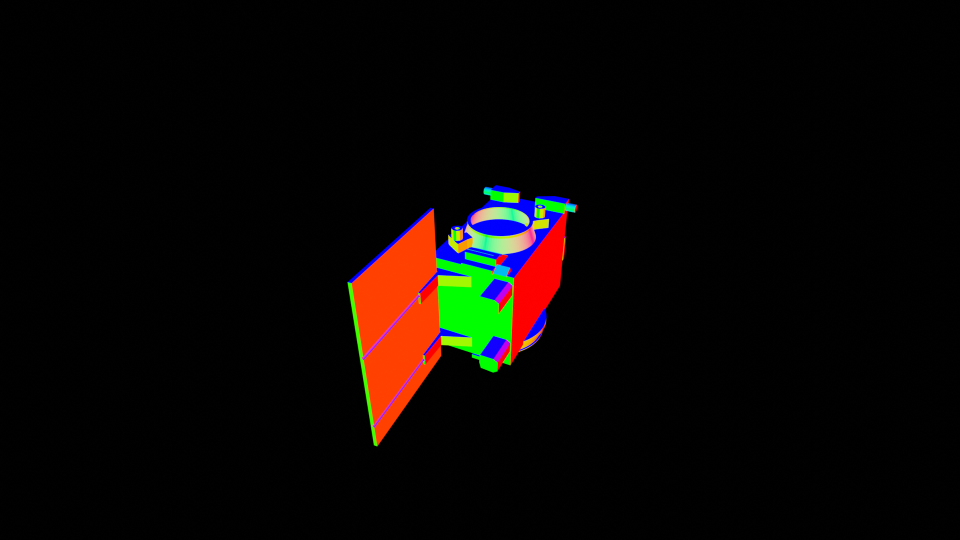
#> input picture python-version/test_images/0.363_-0.759_0.541.png, 1920 x 1080 px, found by its file name (shown at 1/2 size)
$ python CalculateRoll2.py test_images/0.363_-0.759_0.541.png
#> lines starting #> are read from the running program, lines starting #| are printed output that depends on the picture; after the words box and inside, x2 and y2 are one past the last pixel; in counts of white or black regions, pixels touching at a corner belong together; long printed decimals are rounded
import numpy as np
import matplotlib.pyplot as plt
import sys
import math
import cv2 as cv


def main(argv):
    img_name = "..blender\\0.363_-0.759_0.541.png"
    # read image as grayscale image
    img = cv.imread(img_name, cv.IMREAD_GRAYSCALE)
#> img: shape (1080, 1920); min 0, max 211, mean 7.1
    # gaussian blur the image
    img = cv.GaussianBlur(img, (5, 5), 0)

    img_name2 = "..blender\\0.369_-0.548_0.751.png"
    # read image as grayscale image
    img2 = cv.imread(img_name2, cv.IMREAD_GRAYSCALE)
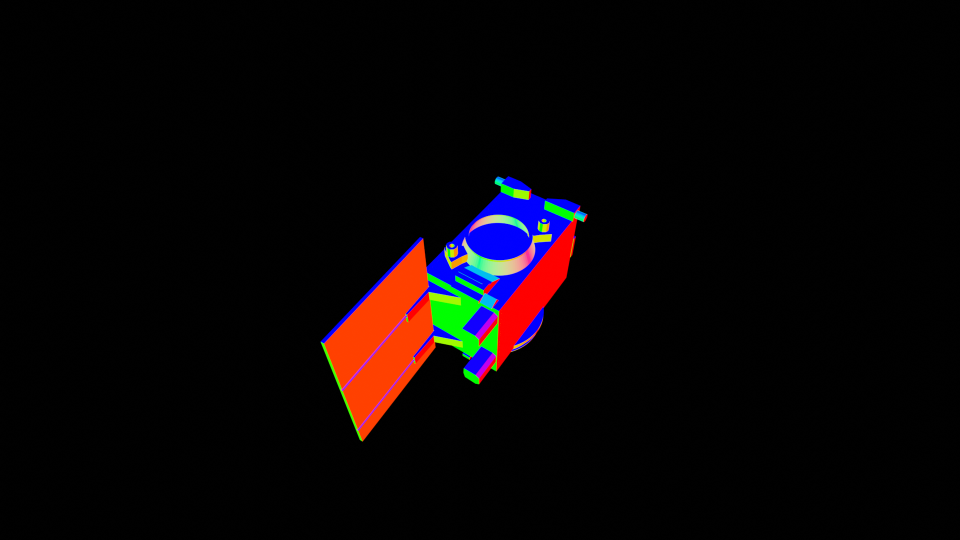
#> input picture python-version/test_images/0.369_-0.548_0.751.png, 1920 x 1080 px, found by its file name (shown at 1/2 size)
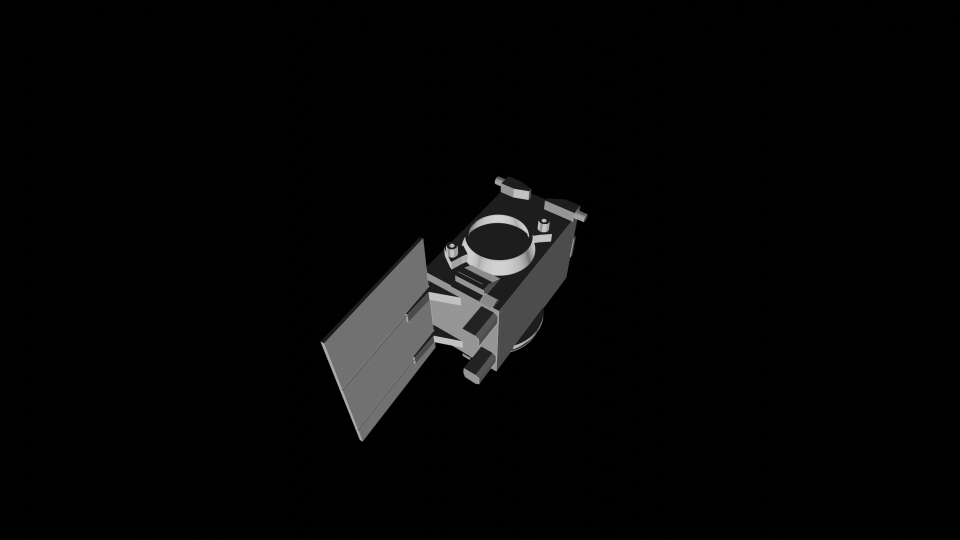
#> img2: shape (1080, 1920) (shown at 1/2 size); min 0, max 211, mean 6.1
    # gaussian blur the image
    img2 = cv.GaussianBlur(img2, (5, 5), 0)

    # use  triangle algorithm to find the threshold
    ret, thresh = cv.threshold(img, 0, 255, cv.THRESH_BINARY + cv.THRESH_TRIANGLE)
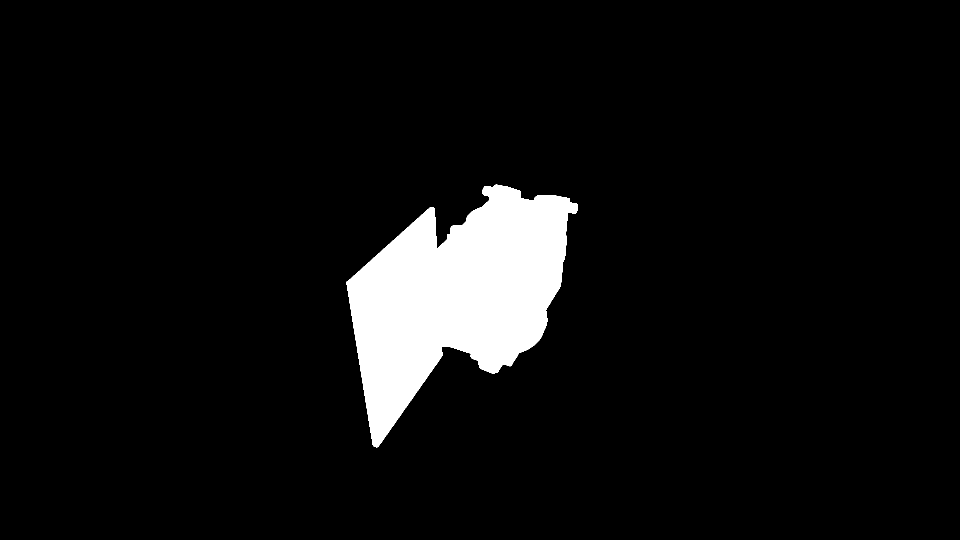
#> thresh: shape (1080, 1920) (shown at 1/2 size); 6.2% white; 1 white region, box (x1, y1, x2, y2) and area: (693, 369, 1156, 895) 129474
#> ret = 3
    _, thresh2 = cv.threshold(img2, 0, 255, cv.THRESH_BINARY + cv.THRESH_TRIANGLE)
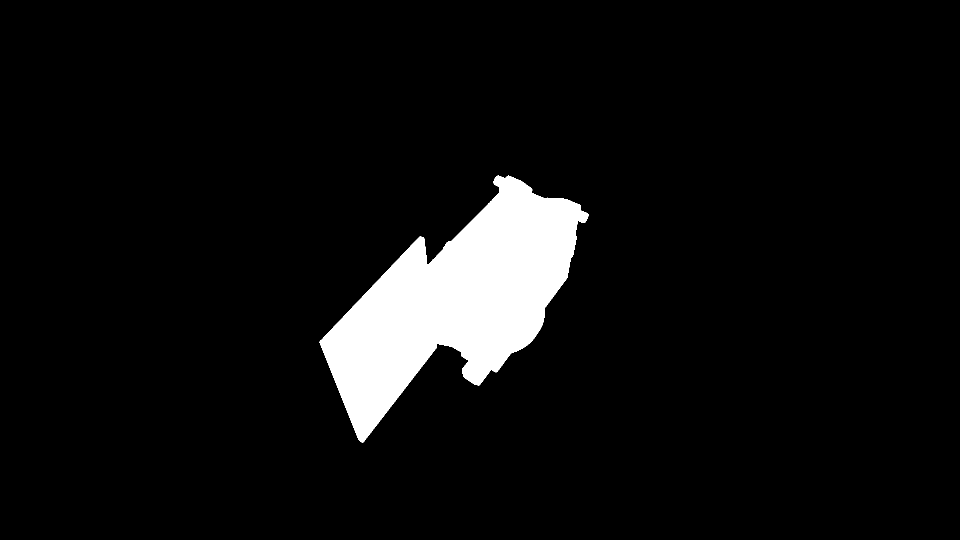
#> thresh2: shape (1080, 1920) (shown at 1/2 size); 6.2% white; 1 white region

    # print the triangle algorithm threshold value
    print("Threshold value is {}".format(ret))
#| Threshold value is 3.0

    contours, _ = cv.findContours(thresh, cv.RETR_TREE, cv.CHAIN_APPROX_SIMPLE)
#> contours = 1 contour; box (x1, y1, x2, y2) and area: (693, 369, 1156, 895) 128628
    cnt = max(contours, key=cv.contourArea)
#> cnt = contour of 681 points, box (x1, y1, x2, y2) (693, 369, 1156, 895), area 128628

    contours2, _ = cv.findContours(thresh2, cv.RETR_TREE, cv.CHAIN_APPROX_SIMPLE)
#> contours2 = 1 contour; box (x1, y1, x2, y2) and area: (639, 351, 1177, 885) 127967
    cnt2 = max(contours2, key=cv.contourArea)
#> cnt2 = contour of 741 points, box (x1, y1, x2, y2) (639, 351, 1177, 885), area 127967

    # draw contours
    img = cv.cvtColor(img, cv.COLOR_GRAY2RGB)
#> img: shape (1080, 1920, 3)
    img = cv.drawContours(img, [cnt], -1, (0, 0, 255), 3)
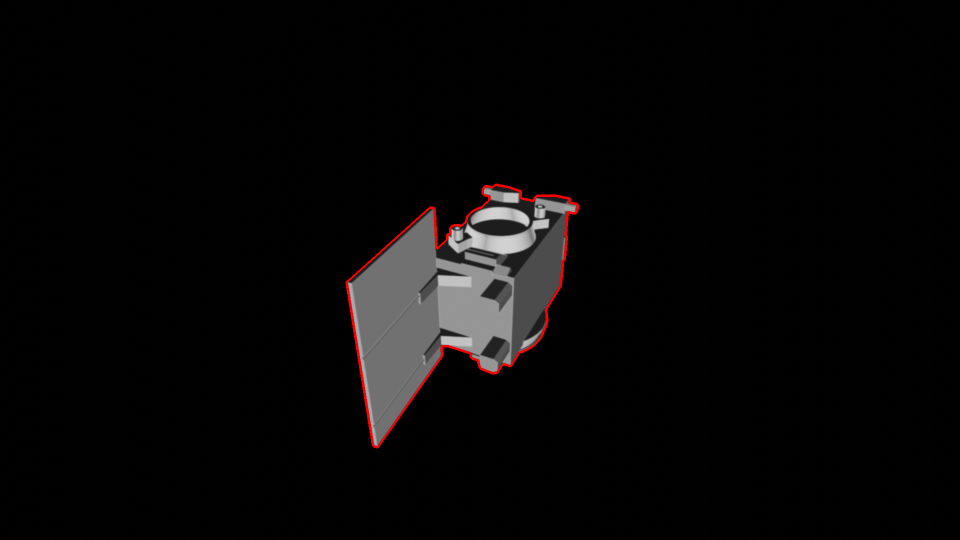
#> img: shape (1080, 1920, 3) (shown at 1/2 size); mean B, G, R 6.9, 6.9, 7.9

    # Find the CoM of the contour
    M = cv.moments(cnt)
#> M = moments, m00 128628, centre m10/m00, m01/m00 = (911.9, 591.3)
    cx = int(M['m10'] / M['m00'])
#> cx = 911
    cy = int(M['m01'] / M['m00'])
#> cy = 591
    # Find the area of the contour
    area = cv.contourArea(cnt)
#> area = 128628

    M2 = cv.moments(cnt2)
#> M2 = moments, m00 127967, centre m10/m00, m01/m00 = (910.2, 601.9)
    cx2 = int(M2['m10'] / M2['m00'])
#> cx2 = 910
    cy2 = int(M2['m01'] / M2['m00'])
#> cy2 = 601
    # Find the area of the contour
    area2 = cv.contourArea(cnt2)
#> area2 = 127967

    print("Scale factor from contour area: ", area2 / area)
#| Scale factor from contour area:  0.9949

    fs = area2 / area
#> fs = 0.995
    CoM = [cx2, cy2]
#> CoM = [910, 601]
    height, width, _ = img.shape
#> height = 1080; width = 1920
    print("XYZ: ", XYZ(width, height, CoM, fs))
#> in XYZ, `z = zm / fs`: z = 10.05
#> in XYZ, `px = ((CoM[0] - cx) * CCDy * z) / f`: px = -0.216
#> in XYZ, `py = ((CoM[1] - cy) * CCDy * z) / f`: py = 0.264
#> in XYZ, `XYZ = [px, py, z]`: XYZ = [-0.216, 0.264, 10.05]
#| XYZ:  [-0.2161, 0.2637, 10.052]

    # Plot the CoM on the image
    cv.circle(img, (cx, cy), 5, (255, 0, 0), -1)
#> img: shape (1080, 1920, 3); under 0.01% of pixels changed, all inside (x1, y1, x2, y2) = (906, 586, 917, 597)
    plt.imshow(img, cmap='gray')
    plt.show()

    # Calculate the distance between every point and the CoM
    dist = np.sqrt((cnt[:, :, 0] - cx) ** 2 + (cnt[:, :, 1] - cy) ** 2)
#> dist = 681 values, max 342.8 at index 234, min 101 at index 75, mean 208.6
    # Calculate the angle between every point and the CoM
    angle = np.arctan2(cnt[:, :, 1] - cy, cnt[:, :, 0] - cx)
#> angle = 681 values, max 3.13 at index 135, min -3.13 at index 134, mean 0.466
    # convert angles to degrees
    angle = np.degrees(angle)
#> angle = 681 values, max 179.5 at index 135, min -179.2 at index 134, mean 26.71
    angle = np.mod(angle, 360)
#> angle = 681 values, max 359.7 at index 553, min 0 at index 552, mean 165.7

    # Plot the distance and angle with angles from 0 to 360
    # sort angles from 0 to 360 and also the corresponding distances
    angle, dist = zip(*sorted(zip(angle, dist)))
#> angle = 681 items, first 6: [0], [0.291], [0.582], [1.18], [1.47], [2.08]; dist = 681 items, first 6: [198], [197], [197], [195], [195.1], [193.1]
    # plot the distance as a function of angle

    # Calculate the distance between every point and the CoM
    dist_shift = np.sqrt((cnt2[:, :, 0] - cx2) ** 2 + (cnt2[:, :, 1] - cy2) ** 2)
#> dist_shift = 741 values, max 339.5 at index 254, min 89.81 at index 50, mean 229.9
    # Calculate the angle between every point and the CoM
    angle_shift = np.arctan2(cnt2[:, :, 1] - cy2, cnt2[:, :, 0] - cx2)
#> angle_shift = 741 values, max 3.08 at index 84, min -3.1 at index 83, mean 0.684
    # convert angles to degrees
    angle_shift = np.degrees(angle_shift)
#> angle_shift = 741 values, max 176.6 at index 84, min -177.8 at index 83, mean 39.22
    angle_shift = np.mod(angle_shift, 360)
#> angle_shift = 741 values, max 359.7 at index 529, min 0.61 at index 528, mean 183

    angle_shift, dist_shift = zip(*sorted(zip(angle_shift, dist_shift)))
#> angle_shift = 741 items, first 6: [0.61], [0.914], [1.86], [2.17], [3.14], [3.46]; dist_shift = 741 items, first 6: [188], [188], [185.1], [185.1], [182.3], [182.3]

    dist = np.asarray(dist).squeeze()
#> dist = 681 values, max 342.8 at index 318, min 101 at index 462, mean 208.6
    angle = np.asarray(angle).squeeze()
#> angle = 681 values from 0 to 359.7

    # do the same for angle_shift and dist_shift
    dist_shift = np.asarray(dist_shift).squeeze()
#> dist_shift = 741 values, max 339.5 at index 274, min 89.81 at index 458, mean 229.9
    angle_shift = np.asarray(angle_shift).squeeze()
#> angle_shift = 741 values from 0.61 to 359.7

    plt.plot(angle, dist)
    plt.plot(angle_shift, dist_shift)
    plt.show()
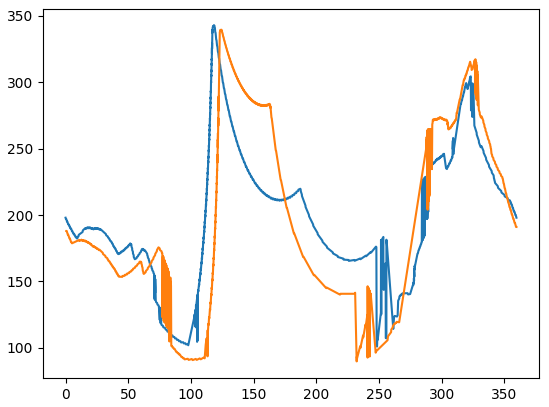
#> figure drawn by matplotlib, 1 panel

    rollAngle = calculate_roll2(angle, dist, angle_shift, dist_shift)
    rollAngle2 = (angle_shift[np.where(dist_shift == max(dist_shift))] - angle[np.where(dist == max(dist))])[0] % 360

    print("Roll angle - circular cross-correlation (deg): ", rollAngle, u"\u00B0")
    print("Roll angle - peak2peak (deg): ", rollAngle2, u"\u00B0")


def calculate_roll2(A1, A2, B1, B2):
    parametric_curve = custom_uniform_interpolation(A1, A2)
#> in custom_uniform_interpolation, `X = np.mod(X, 360)`: X = 681 values from 0 to 359.7
#> in custom_uniform_interpolation, `sorted_idx = np.argsort(X)`: sorted_idx = 681 values, max 680 at index 680, min 0 at index 0, mean 340
#> in custom_uniform_interpolation, `Y = Y[sorted_idx]`: Y has the same summary as dist in main
#> in custom_uniform_interpolation, `a = (Y[sorted_idx[0]] - Y[sorted_idx[-1]]) / abs(X[sorted_idx[-1]] - X..`: a = -0.00873
#> in custom_uniform_interpolation, `XY_end = [359, Y[sorted_idx[-1]] + a * (359 - X[sorted_idx[-1]])]`: XY_end = [359, 198]
#> in custom_uniform_interpolation, `XY_1 = [0, Y[sorted_idx[0]] + a * (0 - X[sorted_idx[0]])]`: XY_1 = [0, 198]
#> in custom_uniform_interpolation, `X = np.concatenate(([XY_1[0]], X, [XY_end[0]]))`: X = 683 values, max 359.7 at index 681, min 0 at index 0, mean 165.8
#> in custom_uniform_interpolation, `Y = np.concatenate(([XY_1[1]], Y, [XY_end[1]]))`: Y = 683 values, max 342.8 at index 319, min 101 at index 463, mean 208.5
#> the loop in custom_uniform_interpolation, `for i, current_degree in enumerate(interpolated_X):` made 360 passes
#> alpha on passes 1 to 3: 0, 0.705, 0.873
#> after the loop in custom_uniform_interpolation, `for i, current_degree in enumerate(interpolated_X):`: interpolated_Y = 360 values, max 342 at index 118, min 102.4 at index 98, mean 196.1
#> parametric_curve has the same summary as interpolated_Y in custom_uniform_interpolation
    parametric_curve2 = custom_uniform_interpolation(B1, B2)
#> the loop in custom_uniform_interpolation (call 2), `for i, current_degree in enumerate(interpolated_X):` made 360 passes
#> alpha on passes 1 to 3: 0, 0.0909, 0.46
#> parametric_curve2 = 360 values, max 339.3 at index 124, min 91 at index 102, mean 192.3

    mult_sum = np.zeros(parametric_curve.shape[0])
#> mult_sum = 360 values from 0 to 0
    for i in range(len(mult_sum)):
        mult_sum[i] = np.dot(parametric_curve, np.roll(parametric_curve2, -i))
#> after the loop, mult_sum = 360 values, max 14645486.2 at index 6, min 12893290.1 at index 72, mean 13573156.1

    # Find the index of the maximum value.
    max_idx = np.argmax(mult_sum)
#> max_idx = 6
    # draw a vertical line at the maximum value.
    plt.axvline(max_idx, color='r')

    plt.plot(mult_sum)
    plt.show()
#> figure, not shown here; curve peaks at x = 6, y = 14645486.2

    plt.plot(A1, A2, 'o', label='Original Signal')
    plt.plot(B1, B2, 'o', label='Original Signal')
    plt.plot(np.arange(360), parametric_curve, label='Interpolated Signal')
    plt.plot(np.arange(360), parametric_curve2, label='Interpolated Signal')
    plt.legend()
    plt.show()
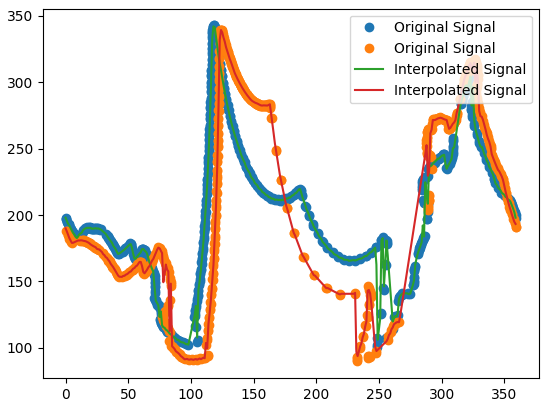
#> figure drawn by matplotlib, 1 panel; curve peaks at x = 118, y = 342

    return max_idx


def custom_uniform_interpolation(X, Y):
    # Custom uniform interpolation to make X uniformly distributed between 0 and 360 degrees with spacing of 1 degree.

    # Ensure that X is within [0, 360] and sorted in ascending order.
    X = np.mod(X, 360)
    sorted_idx = np.argsort(X)
    X = X[sorted_idx]
    Y = Y[sorted_idx]

    # Prepare the data for interpolation.
    a = (Y[sorted_idx[0]] - Y[sorted_idx[-1]]) / abs(X[sorted_idx[-1]] - X[sorted_idx[0]] - 360)

    XY_end = [359, Y[sorted_idx[-1]] + a * (359 - X[sorted_idx[-1]])]
    XY_1 = [0, Y[sorted_idx[0]] + a * (0 - X[sorted_idx[0]])]

    X = np.concatenate(([XY_1[0]], X, [XY_end[0]]))
    Y = np.concatenate(([XY_1[1]], Y, [XY_end[1]]))

    # Initialize interpolated signal arrays.
    interpolated_X = np.arange(360)
    interpolated_Y = np.zeros(360)

    # Perform custom linear interpolation for each degree.
    for i, current_degree in enumerate(interpolated_X):
        # Find the closest points in X for interpolation.
        # print(np.size(X))
        try:
            lower_idx = np.where(X <= current_degree)[0][-1]
        except:
            lower_idx = None
        try:
            upper_idx = np.where(X > current_degree)[0][0]
        except:
            upper_idx = None

        if lower_idx is None or upper_idx is None:
            # If outside the original range, use the nearest endpoint.
            if current_degree <= X[0]:
                lower_idx = 0
                upper_idx = 1
            else:
                lower_idx = len(X) - 2
                upper_idx = len(X) - 1

        # Interpolation weights.
        alpha = (current_degree - X[lower_idx]) / (X[upper_idx] - X[lower_idx])

        # Custom linear interpolation.
        interpolated_Y[i] = (1 - alpha) * Y[lower_idx] + alpha * Y[upper_idx]

    return interpolated_Y


def XYZ(width, height, CoM, fs):
    m = 1
    mm = 1e-3
    um = 1e-6

    # An Effective Focal Length of:
    f = 20 * mm

    # and a pixel size on the CCD of:
    CCDy = 8.6 * um

    # What is the distance from the camera to the model in Blender?
    zm = 10 * m

    # The bigger the scale factor, the closer it is to us
    z = zm / fs

    cx = math.floor(width / 2)
    cy = math.floor(height / 2)
    px = ((CoM[0] - cx) * CCDy * z) / f
    py = ((CoM[1] - cy) * CCDy * z) / f

    XYZ = [px, py, z]

    return XYZ


if __name__ == "__main__":
    main(sys.argv[1:])
#> in main, `rollAngle2 = (angle_shift[np.where(dist_shift == max(dist_shift))] - a..`: rollAngle2 = 5.86
#| Roll angle - circular cross-correlation (deg):  6 °
#| Roll angle - peak2peak (deg):  5.855 °
